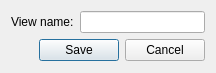
<?xml version="1.0" encoding="UTF-8"?>
<ui version="4.0">
 <class>GUI_edit_base_device</class>
 <widget class="QDialog" name="GUI_edit_base_device">
  <property name="geometry">
   <rect>
    <x>0</x>
    <y>0</y>
    <width>216</width>
    <height>73</height>
   </rect>
  </property>
  <property name="windowTitle">
   <string>Dialog</string>
  </property>
  <layout class="QGridLayout" name="gridLayout">
   <item row="0" column="0">
    <widget class="QLabel" name="label">
     <property name="text">
      <string>View name:</string>
     </property>
    </widget>
   </item>
   <item row="0" column="1">
    <widget class="QLineEdit" name="viewName">
     <property name="alignment">
      <set>Qt::AlignCenter</set>
     </property>
     <property name="clearButtonEnabled">
      <bool>true</bool>
     </property>
    </widget>
   </item>
   <item row="1" column="0" colspan="2">
    <widget class="QDialogButtonBox" name="buttonBox">
     <property name="orientation">
      <enum>Qt::Horizontal</enum>
     </property>
     <property name="standardButtons">
      <set>QDialogButtonBox::Cancel|QDialogButtonBox::Save</set>
     </property>
    </widget>
   </item>
   <item row="2" column="1">
    <spacer name="verticalSpacer">
     <property name="orientation">
      <enum>Qt::Vertical</enum>
     </property>
     <property name="sizeHint" stdset="0">
      <size>
       <width>20</width>
       <height>40</height>
      </size>
     </property>
    </spacer>
   </item>
  </layout>
 </widget>
 <resources/>
 <connections>
  <connection>
   <sender>buttonBox</sender>
   <signal>accepted()</signal>
   <receiver>GUI_edit_base_device</receiver>
   <slot>accept()</slot>
   <hints>
    <hint type="sourcelabel">
     <x>248</x>
     <y>254</y>
    </hint>
    <hint type="destinationlabel">
     <x>157</x>
     <y>274</y>
    </hint>
   </hints>
  </connection>
  <connection>
   <sender>buttonBox</sender>
   <signal>rejected()</signal>
   <receiver>GUI_edit_base_device</receiver>
   <slot>reject()</slot>
   <hints>
    <hint type="sourcelabel">
     <x>316</x>
     <y>260</y>
    </hint>
    <hint type="destinationlabel">
     <x>286</x>
     <y>274</y>
    </hint>
   </hints>
  </connection>
 </connections>
</ui>
